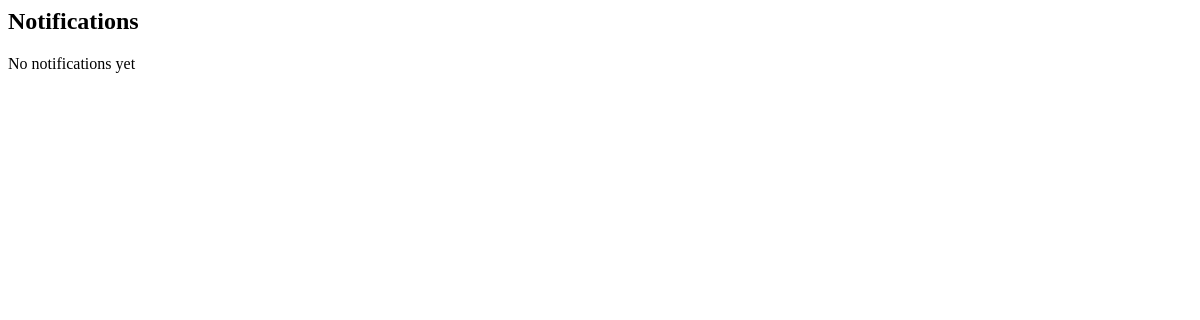
The app's page /api/notifications/ (signed in), older data.
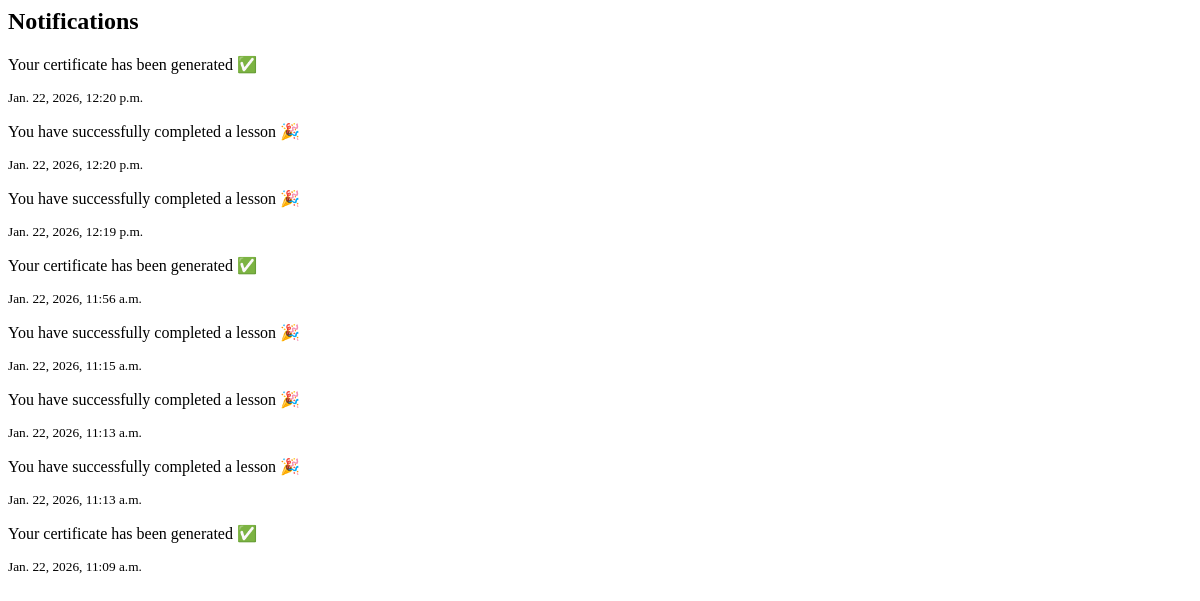
The same page, newer data.
### courses/models.py (models this page shows, shortened)
class Notification(models.Model):
    user = models.ForeignKey(User, on_delete=models.CASCADE)
    message = models.CharField(max_length=255)
    is_read = models.BooleanField(default=False)
    created_at = models.DateTimeField(auto_now_add=True)

### courses/views.py (the view)
# urls.py: path("notifications/", views.notifications_page, name="notifications"),
@login_required
def notifications_page(request):
    notifications = Notification.objects.all().order_by('-created_at')
    return render(request, "courses/notifications.html", {
        "notifications": notifications
    })

### courses/templates/courses/notifications.html
<h2>Notifications</h2>
{% for n in notifications %}
<div class="card">
    <p>{{ n.message }}</p>
    <small>{{ n.created_at }}</small>
</div>
{% empty %}
<p>No notifications yet</p>
{% endfor %}

Row changes from the older to the newer data that the page shows:
added Notification: message "Your certificate has been generated ✅", created_at "Jan. 22, 2026, 12:20 p.m."
added Notification: message "You have successfully completed a lesson 🎉", created_at "Jan. 22, 2026, 12:20 p.m."
added Notification: message "You have successfully completed a lesson 🎉", created_at "Jan. 22, 2026, 12:19 p.m."
added Notification: message "Your certificate has been generated ✅", created_at "Jan. 22, 2026, 11:56 a.m."
added Notification: message "You have successfully completed a lesson 🎉", created_at "Jan. 22, 2026, 11:15 a.m."
added Notification: message "You have successfully completed a lesson 🎉", created_at "Jan. 22, 2026, 11:13 a.m."
added Notification: message "You have successfully completed a lesson 🎉", created_at "Jan. 22, 2026, 11:13 a.m."
added Notification: message "Your certificate has been generated ✅", created_at "Jan. 22, 2026, 11:09 a.m."
Text that changed along with them:
text no longer shown: "No notifications yet"
